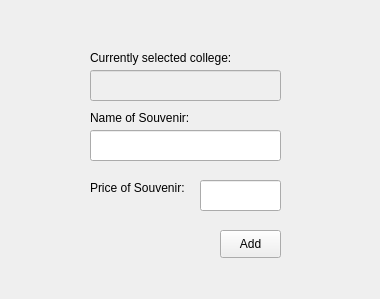
<?xml version="1.0" encoding="UTF-8"?>
<ui version="4.0">
 <class>Form</class>
 <widget class="QWidget" name="Form">
  <property name="geometry">
   <rect>
    <x>0</x>
    <y>0</y>
    <width>380</width>
    <height>299</height>
   </rect>
  </property>
  <property name="windowTitle">
   <string>Form</string>
  </property>
  <widget class="QPushButton" name="addSouvenir_addButton">
   <property name="geometry">
    <rect>
     <x>220</x>
     <y>230</y>
     <width>61</width>
     <height>28</height>
    </rect>
   </property>
   <property name="text">
    <string>Add</string>
   </property>
  </widget>
  <widget class="QLineEdit" name="addSouvenir_nameSouvenirLineEditEnabled">
   <property name="enabled">
    <bool>true</bool>
   </property>
   <property name="geometry">
    <rect>
     <x>90</x>
     <y>130</y>
     <width>191</width>
     <height>31</height>
    </rect>
   </property>
  </widget>
  <widget class="QLineEdit" name="addSouvenir_priceSouvenirLineEditEnabled">
   <property name="enabled">
    <bool>true</bool>
   </property>
   <property name="geometry">
    <rect>
     <x>200</x>
     <y>180</y>
     <width>81</width>
     <height>31</height>
    </rect>
   </property>
  </widget>
  <widget class="QLabel" name="label_11">
   <property name="geometry">
    <rect>
     <x>90</x>
     <y>180</y>
     <width>111</width>
     <height>16</height>
    </rect>
   </property>
   <property name="text">
    <string>Price of Souvenir:</string>
   </property>
  </widget>
  <widget class="QLabel" name="label_10">
   <property name="geometry">
    <rect>
     <x>90</x>
     <y>110</y>
     <width>111</width>
     <height>16</height>
    </rect>
   </property>
   <property name="text">
    <string>Name of Souvenir:</string>
   </property>
  </widget>
  <widget class="QLineEdit" name="addSouvenir_currentCollegeSelectedLineEditDisabled">
   <property name="enabled">
    <bool>false</bool>
   </property>
   <property name="geometry">
    <rect>
     <x>90</x>
     <y>70</y>
     <width>191</width>
     <height>31</height>
    </rect>
   </property>
  </widget>
  <widget class="QLabel" name="label_12">
   <property name="geometry">
    <rect>
     <x>90</x>
     <y>50</y>
     <width>161</width>
     <height>16</height>
    </rect>
   </property>
   <property name="text">
    <string>Currently selected college:</string>
   </property>
  </widget>
 </widget>
 <resources/>
 <connections/>
</ui>
